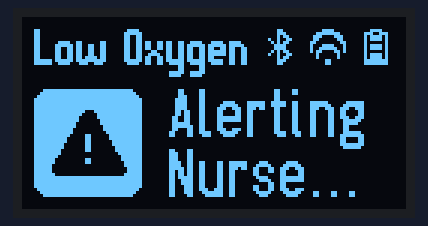
The sketch below on a simulated ESP32. Parts: 128×64 one-colour display.

Above: at 0.1 s.

The sketch:

Display.ino
```cpp
// display libraries
#include <Arduino.h>
#include <U8g2lib.h>

#ifdef U8X8_HAVE_HW_SPI
#include <SPI.h>
#endif
#ifdef U8X8_HAVE_HW_I2C
#include <Wire.h>
#endif

// Constructor to initialize the display
U8G2_SSD1306_128X64_NONAME_F_SW_I2C u8g2(U8G2_R0, /* clock=*/ SCL, /* data=*/ SDA, /* reset=*/ U8X8_PIN_NONE);   // Arduino
//U8G2_SSD1306_128X64_NONAME_1_SW_I2C u8g2(U8G2_R0, /* clock=*/ 16, /* data=*/ 17, /* reset=*/ U8X8_PIN_NONE);   // ESP32 Thing, pure SW emulated I2C
//U8G2_SSD1306_128X64_NONAME_1_HW_I2C u8g2(U8G2_R0, /* reset=*/ U8X8_PIN_NONE, /* clock=*/ 16, /* data=*/ 17);   // ESP32 Thing, HW I2C with pin remapping

// display constants
#define iw 12 // icon width
#define ih 12 // icon height
#define ms 4 // margin spacing
#define sw 128 // screen width
#define sh 64 // screen height

// wifi icon
static const unsigned char wifi_bits[] PROGMEM = {
	0xf0, 0x00, 0xfc, 0x03, 0x0e, 0x07, 0x06, 0x06, 0x03, 0x0c, 0xf1, 0x08,
	0xf9, 0x09, 0x0d, 0x0b, 0x04, 0x02, 0x04, 0x02, 0x60, 0x00, 0x60, 0x00  };

// full battery icon
static const unsigned char batF_bits[] PROGMEM = {
	0xf0, 0x00, 0x9c, 0x03, 0xf4, 0x02, 0xf4, 0x02, 0x04, 0x02, 0xf4, 0x02,
   0xf4, 0x02, 0x04, 0x02, 0xf4, 0x02, 0xf4, 0x02, 0xfc, 0x03, 0xfc, 0x03   };

// 66% battery icon
static const unsigned char bat66_bits[] PROGMEM = {
	0xf0, 0x00, 0x9c, 0x03, 0x04, 0x02, 0x04, 0x02, 0x04, 0x02, 0xf4, 0x02,
   0xf4, 0x02, 0x04, 0x02, 0xf4, 0x02, 0xf4, 0x02, 0xfc, 0x03, 0xfc, 0x03  };

// 33% battery icon
static const unsigned char bat33_bits[] PROGMEM = {
	0xf0, 0x00, 0x9c, 0x03, 0x04, 0x02, 0x04, 0x02, 0x04, 0x02, 0x04, 0x02,
   0x04, 0x02, 0x04, 0x02, 0xf4, 0x02, 0xf4, 0x02, 0xfc, 0x03, 0xfc, 0x03  };

// empty battery icon
static const unsigned char batE_bits[] PROGMEM = {
	0xf0, 0x00, 0x9c, 0x03, 0x04, 0x02, 0x04, 0x02, 0x04, 0x02, 0x04, 0x02,
   0x04, 0x02, 0x04, 0x02, 0x04, 0x02, 0x04, 0x02, 0xfc, 0x03, 0xfc, 0x03  };

// bluetooth icon
static const unsigned char bt_bits[] PROGMEM = {
   0x60, 0x00, 0xe0, 0x00, 0xa0, 0x01, 0x24, 0x03, 0xa8, 0x01, 0xf0, 0x00,
   0xf0, 0x00, 0xa8, 0x01, 0x24, 0x03, 0xa0, 0x01, 0xe0, 0x00, 0x60, 0x00 };

static const unsigned char alert_bits[] PROGMEM = {
   0xf8, 0xff, 0xff, 0xff, 0x01, 0xfc, 0xff, 0xff, 0xff, 0x03, 0xfe, 0xff,
   0xff, 0xff, 0x07, 0xff, 0xff, 0xff, 0xff, 0x0f, 0xff, 0xff, 0xff, 0xff,
   0x0f, 0xff, 0xff, 0xff, 0xff, 0x0f, 0xff, 0xff, 0xff, 0xff, 0x0f, 0xff,
   0xff, 0xf1, 0xff, 0x0f, 0xff, 0xff, 0xe0, 0xff, 0x0f, 0xff, 0x7f, 0xe0,
   0xff, 0x0f, 0xff, 0x7f, 0xc0, 0xff, 0x0f, 0xff, 0x3f, 0xc0, 0xff, 0x0f,
   0xff, 0x3f, 0x80, 0xff, 0x0f, 0xff, 0x1f, 0x80, 0xff, 0x0f, 0xff, 0x1f,
   0x00, 0xff, 0x0f, 0xff, 0x0f, 0x06, 0xfe, 0x0f, 0xff, 0x07, 0x06, 0xfe,
   0x0f, 0xff, 0x07, 0x06, 0xfc, 0x0f, 0xff, 0x03, 0x06, 0xfc, 0x0f, 0xff,
   0x03, 0x06, 0xf8, 0x0f, 0xff, 0x01, 0x06, 0xf8, 0x0f, 0xff, 0x01, 0x00,
   0xf0, 0x0f, 0xff, 0x00, 0x00, 0xe0, 0x0f, 0x7f, 0x00, 0x06, 0xe0, 0x0f,
   0x7f, 0x00, 0x06, 0xc0, 0x0f, 0x3f, 0x00, 0x00, 0xc0, 0x0f, 0x3f, 0x00,
   0x00, 0x80, 0x0f, 0x3f, 0x00, 0x00, 0x80, 0x0f, 0x7f, 0x00, 0x00, 0xc0,
   0x0f, 0xff, 0xff, 0xff, 0xff, 0x0f, 0xff, 0xff, 0xff, 0xff, 0x0f, 0xff,
   0xff, 0xff, 0xff, 0x0f, 0xff, 0xff, 0xff, 0xff, 0x0f, 0xfe, 0xff, 0xff,
   0xff, 0x07, 0xfc, 0xff, 0xff, 0xff, 0x03, 0xf8, 0xff, 0xff, 0xff, 0x01 };


// global state variables
int batLvl = 0;
int i; // counter for loop
bool conWifi = true;
bool conBT = true;
// String RoomNumber = "Room 212"; this is NOT how to do strings in C... (I forgot lol)
// String StatusMessage = "Measuring Oxygen";

// get functions for device
int getBatteryLevel(void) {
	// insert battery logic
	return batLvl;
}

bool getWifiStatus(void) {
	// insert Wi-Fi logic
	return conWifi;
}

bool getBTStatus(void) {
	// insert Bluetooth logic
	return conBT;
}

void drawBattery(void) {
	// draw battery icon right now doing a 33% interval mapping with integers from 0 to 3.
	switch(getBatteryLevel()) {
		case 0:
			u8g2.drawXBMP( sw-iw-ms, ms, iw, ih, batF_bits);
			break;
		case 1:
			u8g2.drawXBMP( sw-iw-ms, ms, iw, ih, bat66_bits);
			break;
		case 2:
			u8g2.drawXBMP( sw-iw-ms, ms, iw, ih, bat33_bits);
			break;
		case 3:
			u8g2.drawXBMP( sw-iw-ms, ms, iw, ih, batE_bits);
			break;
		default:
			u8g2.drawXBMP( sw-iw-ms, ms, iw, ih, batE_bits);
	}
}

// graphic commands to redraw the complete screen should be placed here
void draw(void) {

	drawBattery();

	if (getWifiStatus()) {
		u8g2.drawXBMP( sw-2*iw-2*ms, ms, iw, ih, wifi_bits);
	}

	if (getBTStatus()) {
		u8g2.drawXBMP( sw-3*iw-3*ms, ms, iw, ih, bt_bits);
	}

	// draw Room number in top left
	u8g2.setFont(u8g2_font_lastapprenticebold_tr);
	// u8g2.drawStr(ms,16,"Room 212");
	u8g2.drawStr(ms,16,"Low Oxygen");

	// // draw Status message in bottom left
	u8g2.setFont(u8g2_font_logisoso16_tr);
	// u8g2.drawStr(ms,40,"Measuring");
	// u8g2.drawStr(ms,60,"Oxygen...");

	u8g2.drawXBMP( ms, 24, 36, 36, alert_bits);
	u8g2.drawStr(ms*2 + 36 + ms,40,"Alerting");
	u8g2.drawStr(ms*2 + 36 + ms,60,"Nurse...");

}

void setup(void) {
	u8g2.begin();
}

void loop(void) {
	// picture loop
	u8g2.firstPage();
	do {
	 draw();
	} while( u8g2.nextPage() );

	// rebuild the picture after some delay
	delay(1000);
}
```
